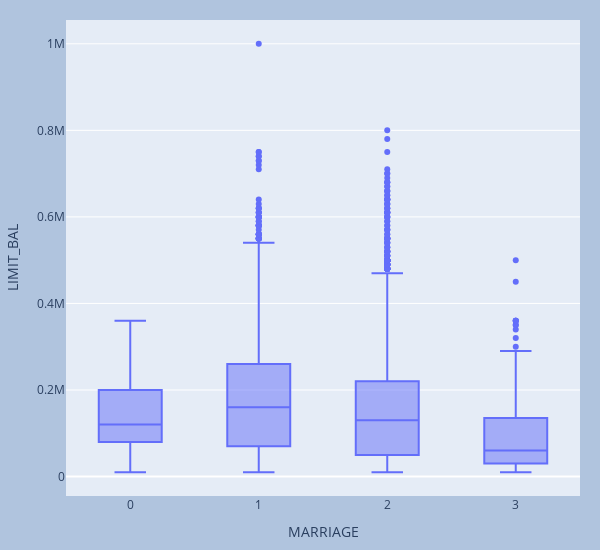

Notebook source saved alongside this figure:
### Code cell
fig = px.box(data, x="MARRIAGE", y="LIMIT_BAL", height=550, width=600)
fig.update_layout(
    margin=dict(l=20, r=20, t=20, b=20),
    paper_bgcolor="LightSteelBlue",
)
fig.show()

### Figure 1 — Plotly figure (JSON) as saved in the notebook; plotly's stock layout.template omitted (floating-point values rounded to 4 significant figures; data arrays with more than 128 entries replaced by an {"elided": "..."} marker saying what was removed)
{"data": [{"alignmentgroup": "True", "hovertemplate": "MARRIAGE=%{x}<br>LIMIT_BAL=%{y}<extra></extra>", "legendgroup": "", "marker": {"color": "#636efa"}, "name": "", "notched": false, "offsetgroup": "", "orientation": "v", "showlegend": false, "type": "box", "x": {"elided": "20000 int values"}, "x0": " ", "xaxis": "x", "y": {"elided": "20000 int values"}, "y0": " ", "yaxis": "y"}], "layout": {"boxmode": "group", "height": 550, "legend": {"tracegroupgap": 0}, "margin": {"b": 20, "l": 20, "r": 20, "t": 20}, "paper_bgcolor": "LightSteelBlue", "width": 600, "xaxis": {"anchor": "y", "autorange": true, "domain": [0, 1], "range": [-0.5, 3.5], "title": {"text": "MARRIAGE"}, "type": "linear"}, "yaxis": {"anchor": "x", "autorange": true, "domain": [0, 1], "range": [-45000.0, 1055000], "title": {"text": "LIMIT_BAL"}, "type": "linear"}}}
